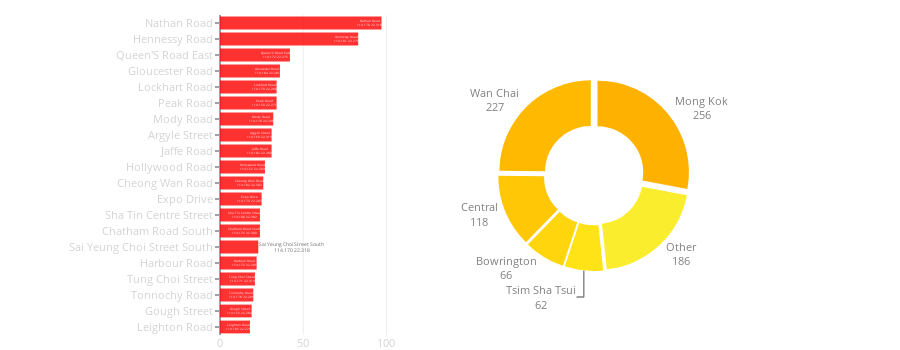

The notebook cell this image was saved under:
### Code cell
def street_area_combine_plot(streets_barchart_y, 
                             streets_barchart_x,
                             lat, lon,
                             areas_barchart_values, 
                             areas_piechart_labels):    
    HOLE = 0.5
    PULL = 0.05
    PIE_AREA_X = [0.1, 1.0]
    PIE_AREA_Y = [0.2, 0.8]
    BAR_CHART_OPACITY = 0.8
    BAR_CHART_COLOR = 'red'
    BAR_CHART_CM = "Wistia"
    BAR_CHART_LEGEND_X = 0.55
    BAR_CHART_LEGEND_Y = 0.0
    
    TICK_LEN = 4
    PLOT_HEIGHT = 350
    PLOT_WIDTH = 900
    BAR_CHART_AREA_X = [0, 0.25]
    BAR_CHART_AREA_Y = [0, 1.0]
    MARGIN = go.layout.Margin(l=220, t=15, b=15, r=0)
    
    BAR_CHART_FONT_COLOR = 'lightgrey'
    BAR_CHART_FONT_SIZE = 11
    PIE_CHART_FONT_COLOR = 'grey'
    PIE_CHART_FONT_SIZE = 11
    
    MIN_COLOR_VALUE = 0.20
    MAX_COLOR_VALUE = 0.60
    
    colormap = matplotlib.cm.get_cmap(BAR_CHART_CM)
    
    norm_val = np.linspace(MAX_COLOR_VALUE, 
                           MIN_COLOR_VALUE, 
                           len(areas_barchart_values))
    
    pieces_colors = list(map(lambda x: 
                             matplotlib.colors.rgb2hex(colormap(x)), 
                             norm_val))
    
    round3 = lambda x: round(float(x), 3)
    hover_format = lambda x, y, z: "{}<br>{:.3f} {:.3f}".format(x, round3(y), round3(z))
    bar_hover = list(map(hover_format, streets_barchart_y, lat, lon))
    
    data = [go.Bar(y=streets_barchart_y,
                    x=streets_barchart_x,
                    marker=dict(color=BAR_CHART_COLOR), 
                    orientation='h',
                    text=bar_hover,
                    hoverinfo='text',
                    opacity=BAR_CHART_OPACITY, 
                    showlegend=False),

            go.Pie(values=areas_barchart_values,
                    labels=areas_piechart_labels,
                    domain=dict(x=PIE_AREA_X, y=PIE_AREA_Y),
                    hoverinfo="label+percent+value",
                    textinfo='label+value', 
                    textposition='outside',
                    hole=HOLE,
                    sort=False,
                    textfont=dict(size=PIE_CHART_FONT_SIZE, 
                                  color=PIE_CHART_FONT_COLOR),
                    marker=dict(colors=pieces_colors), 
                    pull=PULL)]
    
    layout = go.Layout(height=PLOT_HEIGHT, width=PLOT_WIDTH,
                       showlegend=False, 
                       margin=MARGIN, 
                       hovermode='closest',
                       xaxis=dict(domain=BAR_CHART_AREA_X, 
                                  tickfont=dict(color=BAR_CHART_FONT_COLOR,
                                                size=BAR_CHART_FONT_SIZE)),
                       yaxis=dict(domain=BAR_CHART_AREA_Y, 
                                  autorange="reversed", 
                                  ticklen=TICK_LEN, 
                                  tickfont=dict(size=BAR_CHART_FONT_SIZE, 
                                                color=BAR_CHART_FONT_COLOR)))
    fig = go.Figure(data=data, layout=layout)
    py.iplot(fig, show_link=False)

    
N_AREAS_VISUALIZED = 5
N_STREETS_VISUALIZED = 20
OTHER_LABEL = "Other"

streets_table_shrinked = streets_table[:N_STREETS_VISUALIZED]
area_activity_shrinked = area_activity[:N_AREAS_VISUALIZED] + [sum(area_activity[N_AREAS_VISUALIZED+1:])]
areas_labels_shrinked = areas[:N_AREAS_VISUALIZED] + [OTHER_LABEL]

street_area_combine_plot(streets_table_shrinked[STREET_COLUMN],
                         streets_table_shrinked['counter'],
                         streets_table_shrinked['latitude'],
                         streets_table_shrinked['longtitude'],
                         area_activity_shrinked,
                         areas_labels_shrinked)

### Figure 1 — Plotly figure (JSON) as saved in the notebook; plotly's stock layout.template omitted (floating-point values rounded to 4 significant figures)
{"data": [{"hoverinfo": "text", "marker": {"color": "red"}, "opacity": 0.8, "orientation": "h", "showlegend": false, "text": ["Nathan Road<br>114.170 22.318", "Hennessy Road<br>114.181 22.279", "Queen'S Road East<br>114.172 22.275", "Gloucester Road<br>114.184 22.281", "Lockhart Road<br>114.179 22.280", "Peak Road<br>114.150 22.271", "Mody Road<br>114.178 22.298", "Argyle Street<br>114.169 22.319", "Jaffe Road<br>114.182 22.280", "Hollywood Road<br>114.152 22.283", "Cheong Wan Road<br>114.182 22.302", "Expo Drive<br>114.173 22.283", "Sha Tin Centre Street<br>114.188 22.382", "Chatham Road South<br>114.176 22.300", "Sai Yeung Choi Street South<br>114.170 22.318", "Harbour Road<br>114.173 22.281", "Tung Choi Street<br>114.171 22.319", "Tonnochy Road<br>114.178 22.281", "Gough Street<br>114.152 22.284", "Leighton Road<br>114.185 22.278"], "type": "bar", "uid": "29dd1874-2b0b-11e9-bdcb-3c15c2cf2370", "x": [97, 83, 42, 36, 34, 34, 32, 31, 31, 27, 26, 25, 24, 24, 23, 22, 21, 20, 19, 18], "y": ["Nathan Road", "Hennessy Road", "Queen'S Road East", "Gloucester Road", "Lockhart Road", "Peak Road", "Mody Road", "Argyle Street", "Jaffe Road", "Hollywood Road", "Cheong Wan Road", "Expo Drive", "Sha Tin Centre Street", "Chatham Road South", "Sai Yeung Choi Street South", "Harbour Road", "Tung Choi Street", "Tonnochy Road", "Gough Street", "Leighton Road"]}, {"domain": {"x": [0.1, 1], "y": [0.2, 0.8]}, "hole": 0.5, "hoverinfo": "label+percent+value", "labels": ["Mong Kok", "Wan Chai", "Central", "Bowrington", "Tsim Sha Tsui", "Other"], "marker": {"colors": ["#ffb100", "#ffba00", "#ffc706", "#ffd50e", "#ffe317", "#faed2d"]}, "pull": 0.05, "sort": false, "textfont": {"color": "grey", "size": 11}, "textinfo": "label+value", "textposition": "outside", "type": "pie", "uid": "29dd1b8a-2b0b-11e9-8276-3c15c2cf2370", "values": [256, 227, 118, 66, 62, 186]}], "layout": {"height": 350, "hovermode": "closest", "margin": {"b": 15, "l": 220, "r": 0, "t": 15}, "showlegend": false, "width": 900, "xaxis": {"domain": [0, 0.25], "tickfont": {"color": "lightgrey", "size": 11}}, "yaxis": {"autorange": "reversed", "domain": [0, 1], "tickfont": {"color": "lightgrey", "size": 11}, "ticklen": 4}}}
